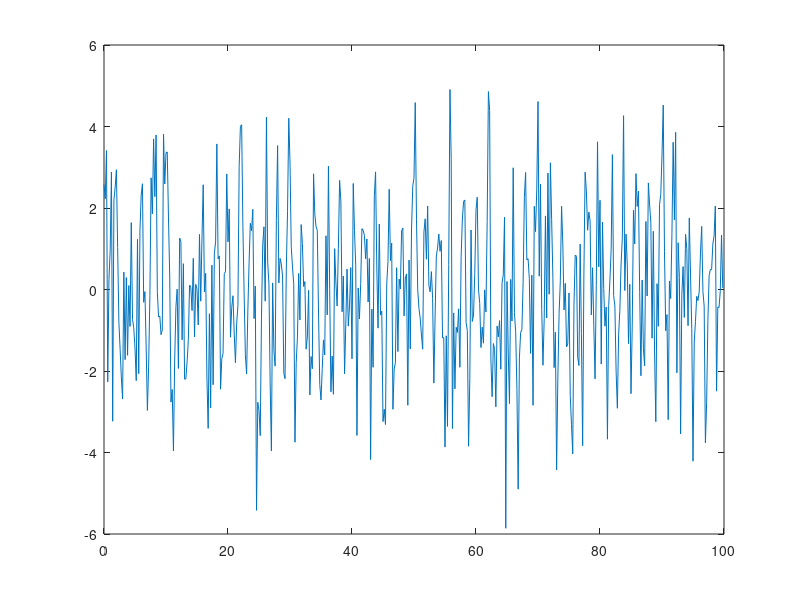

Write MATLAB code to recreate this figure. (Note: this script raises an error after producing the figure.)
    fs = 5e3;
t = 0:1/fs:0.1-1/fs;
x1 = 0.5*cos(2*pi*100*t) + 1.5*cos(2*pi*500*t);
r = sqrt(2)*randn(1,length(t));
x2 = x1 + r;

plot(1000*t,x2);
f_print(20,8,"Señal de dos tonos puros y ruido", 10,'Serif',"Tiempo (ms)", "Magnitud","parte1_II_1_1",1);

figure;

f = linspace(0, fs, length(t));
hold on
stem(f, abs(fft(x1)));
stem(f, abs(fft(x2)),'x');
hold off
legend("Sin ruido", "Con ruido");
xlim([0, 1000]);
f_print(20,8,"fft de señales con y sin ruido", 10,'Serif',"Frecuencia (Hz)", "Magnitud","parte1_II_1_2",1);
%% c
t = 0:1/fs:0.1-1/fs;
f = linspace(0, fs, length(t));
figure;
hold on
plot(f, mag2db(abs(fft(x1))/375) ,'x');
plot(f, mag2db(abs(fft(x2))/375 ));
hold off
legend("Sin ruido", "Con ruido");
xlim([0, 1000]); ylim([-40, 5]);
f_print(20,8,"fft de señales con y sin ruido, normalizadas en dB", 10,'Serif',"Frecuencia (Hz)", "Magnitud (dB)","parte1_II_1_3",1);
%% c2
t = 0:1/fs:1-1/fs;
x1 = 0.5*cos(2*pi*100*t) + 1.5*cos(2*pi*500*t);
r = sqrt(2)*randn(1,length(t));
x2 = x1 + r;
f = linspace(0, fs, length(t));
figure;
hold on
plot(f, mag2db(abs(fft(x1))/3750),"x");
plot(f, mag2db(abs(fft(x2))/3750 ));
legend("Sin ruido", "Con ruido");
xlim([0, 1000]); ylim([-40, 5]);
f_print(20,8,"fft de señales con y sin ruido, normalizadas en dB, tiempo de 1 segundo", 10,'Serif',"Frecuencia (Hz)", "Magnitud (dB)","parte1_II_1_3_2",1);